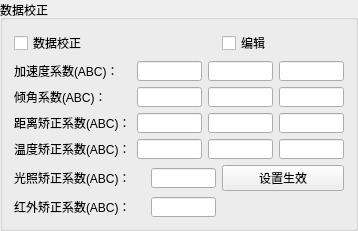
    <widget class="QGroupBox" name="groupBox">
     <property name="title">
      <string>数据校正</string>
     </property>
     <layout class="QGridLayout" name="gridLayout">
      <item row="0" column="2">
       <widget class="QCheckBox" name="EditEnablecheckBox">
        <property name="text">
         <string>编辑</string>
        </property>
       </widget>
      </item>
      <item row="5" column="2">
       <widget class="QPushButton" name="SetValue_pushButton">
        <property name="text">
         <string>设置生效</string>
        </property>
       </widget>
      </item>
      <item row="6" column="0" colspan="2">
       <layout class="QHBoxLayout" name="horizontalLayout_11">
        <item>
         <widget class="QLabel" name="label_9">
          <property name="minimumSize">
           <size>
            <width>100</width>
            <height>20</height>
           </size>
          </property>
          <property name="text">
           <string>红外矫正系数(ABC)：</string>
          </property>
         </widget>
        </item>
        <item>
         <widget class="QLineEdit" name="CorIr">
          <property name="minimumSize">
           <size>
            <width>65</width>
            <height>20</height>
           </size>
          </property>
          <property name="maximumSize">
           <size>
            <width>65</width>
            <height>20</height>
           </size>
          </property>
          <property name="text">
           <string/>
          </property>
         </widget>
        </item>
       </layout>
      </item>
      <item row="6" column="2">
       <spacer name="horizontalSpacer_3">
        <property name="orientation">
         <enum>Qt::Horizontal</enum>
        </property>
        <property name="sizeHint" stdset="0">
         <size>
          <width>118</width>
          <height>20</height>
         </size>
        </property>
       </spacer>
      </item>
      <item row="0" column="0">
       <widget class="QCheckBox" name="Datacorrelation_checkBox">
        <property name="text">
         <string>数据校正</string>
        </property>
       </widget>
      </item>
      <item row="1" column="0" colspan="3">
       <layout class="QHBoxLayout" name="horizontalLayout_6">
        <item>
         <widget class="QLabel" name="label_4">
          <property name="minimumSize">
           <size>
            <width>100</width>
            <height>20</height>
           </size>
          </property>
          <property name="text">
           <string>加速度系数(ABC)：</string>
          </property>
         </widget>
        </item>
        <item>
         <widget class="QLineEdit" name="CorAcc_A">
          <property name="minimumSize">
           <size>
            <width>65</width>
            <height>20</height>
           </size>
          </property>
          <property name="maximumSize">
           <size>
            <width>65</width>
            <height>20</height>
           </size>
          </property>
         </widget>
        </item>
        <item>
         <widget class="QLineEdit" name="CorAcc_B">
          <property name="minimumSize">
           <size>
            <width>65</width>
            <height>20</height>
           </size>
          </property>
          <property name="maximumSize">
           <size>
            <width>65</width>
            <height>20</height>
           </size>
          </property>
         </widget>
        </item>
        <item>
         <widget class="QLineEdit" name="CorAcc_C">
          <property name="minimumSize">
           <size>
            <width>65</width>
            <height>20</height>
           </size>
          </property>
          <property name="maximumSize">
           <size>
            <width>65</width>
            <height>20</height>
           </size>
          </property>
         </widget>
        </item>
       </layout>
      </item>
      <item row="4" column="0" colspan="3">
       <layout class="QHBoxLayout" name="horizontalLayout_9">
        <item>
         <widget class="QLabel" name="label_7">
          <property name="minimumSize">
           <size>
            <width>100</width>
            <height>20</height>
           </size>
          </property>
          <property name="text">
           <string>温度矫正系数(ABC)：</string>
          </property>
         </widget>
        </item>
        <item>
         <widget class="QLineEdit" name="CorTemp_A">
          <property name="minimumSize">
           <size>
            <width>65</width>
            <height>20</height>
           </size>
          </property>
          <property name="maximumSize">
           <size>
            <width>65</width>
            <height>20</height>
           </size>
          </property>
          <property name="text">
           <string/>
          </property>
         </widget>
        </item>
        <item>
         <widget class="QLineEdit" name="CorTemp_B">
          <property name="minimumSize">
           <size>
            <width>65</width>
            <height>20</height>
           </size>
          </property>
          <property name="maximumSize">
           <size>
            <width>65</width>
            <height>20</height>
           </size>
          </property>
          <property name="text">
           <string/>
          </property>
         </widget>
        </item>
        <item>
         <widget class="QLineEdit" name="CorTemp_C">
          <property name="minimumSize">
           <size>
            <width>65</width>
            <height>20</height>
           </size>
          </property>
          <property name="maximumSize">
           <size>
            <width>65</width>
            <height>20</height>
           </size>
          </property>
          <property name="text">
           <string/>
          </property>
         </widget>
        </item>
       </layout>
      </item>
      <item row="5" column="0" colspan="2">
       <layout class="QHBoxLayout" name="horizontalLayout_10">
        <item>
         <widget class="QLabel" name="label_8">
          <property name="minimumSize">
           <size>
            <width>100</width>
            <height>20</height>
           </size>
          </property>
          <property name="text">
           <string>光照矫正系数(ABC)：</string>
          </property>
         </widget>
        </item>
        <item>
         <widget class="QLineEdit" name="CorLight">
          <property name="minimumSize">
           <size>
            <width>65</width>
            <height>20</height>
           </size>
          </property>
          <property name="maximumSize">
           <size>
            <width>65</width>
            <height>20</height>
           </size>
          </property>
          <property name="text">
           <string/>
          </property>
         </widget>
        </item>
       </layout>
      </item>
      <item row="2" column="0" colspan="3">
       <layout class="QHBoxLayout" name="horizontalLayout_7">
        <item>
         <widget class="QLabel" name="label_5">
          <property name="minimumSize">
           <size>
            <width>100</width>
            <height>20</height>
           </size>
          </property>
          <property name="text">
           <string>倾角系数(ABC)：</string>
          </property>
         </widget>
        </item>
        <item>
         <widget class="QLineEdit" name="CorTilt_A">
          <property name="minimumSize">
           <size>
            <width>65</width>
            <height>20</height>
           </size>
          </property>
          <property name="maximumSize">
           <size>
            <width>65</width>
            <height>20</height>
           </size>
          </property>
         </widget>
        </item>
        <item>
         <widget class="QLineEdit" name="CorTilt_B">
          <property name="minimumSize">
           <size>
            <width>65</width>
            <height>20</height>
           </size>
          </property>
          <property name="maximumSize">
           <size>
            <width>65</width>
            <height>20</height>
           </size>
          </property>
         </widget>
        </item>
        <item>
         <widget class="QLineEdit" name="CorTilt_C">
          <property name="minimumSize">
           <size>
            <width>65</width>
            <height>20</height>
           </size>
          </property>
          <property name="maximumSize">
           <size>
            <width>65</width>
            <height>20</height>
           </size>
          </property>
         </widget>
        </item>
       </layout>
      </item>
      <item row="3" column="0" colspan="3">
       <layout class="QHBoxLayout" name="horizontalLayout_8">
        <item>
         <widget class="QLabel" name="label_6">
          <property name="minimumSize">
           <size>
            <width>100</width>
            <height>20</height>
           </size>
          </property>
          <property name="text">
           <string>距离矫正系数(ABC)：</string>
          </property>
         </widget>
        </item>
        <item>
         <widget class="QLineEdit" name="CorDis_A">
          <property name="minimumSize">
           <size>
            <width>65</width>
            <height>20</height>
           </size>
          </property>
          <property name="maximumSize">
           <size>
            <width>65</width>
            <height>20</height>
           </size>
          </property>
         </widget>
        </item>
        <item>
         <widget class="QLineEdit" name="CorDis_B">
          <property name="minimumSize">
           <size>
            <width>65</width>
            <height>20</height>
           </size>
          </property>
          <property name="maximumSize">
           <size>
            <width>65</width>
            <height>20</height>
           </size>
          </property>
         </widget>
        </item>
        <item>
         <widget class="QLineEdit" name="CorDis_C">
          <property name="minimumSize">
           <size>
            <width>65</width>
            <height>20</height>
           </size>
          </property>
          <property name="maximumSize">
           <size>
            <width>65</width>
            <height>20</height>
           </size>
          </property>
         </widget>
        </item>
       </layout>
      </item>
      <item row="0" column="1">
       <spacer name="horizontalSpacer_5">
        <property name="orientation">
         <enum>Qt::Horizontal</enum>
        </property>
        <property name="sizeHint" stdset="0">
         <size>
          <width>122</width>
          <height>20</height>
         </size>
        </property>
       </spacer>
      </item>
     </layout>
    </widget>
